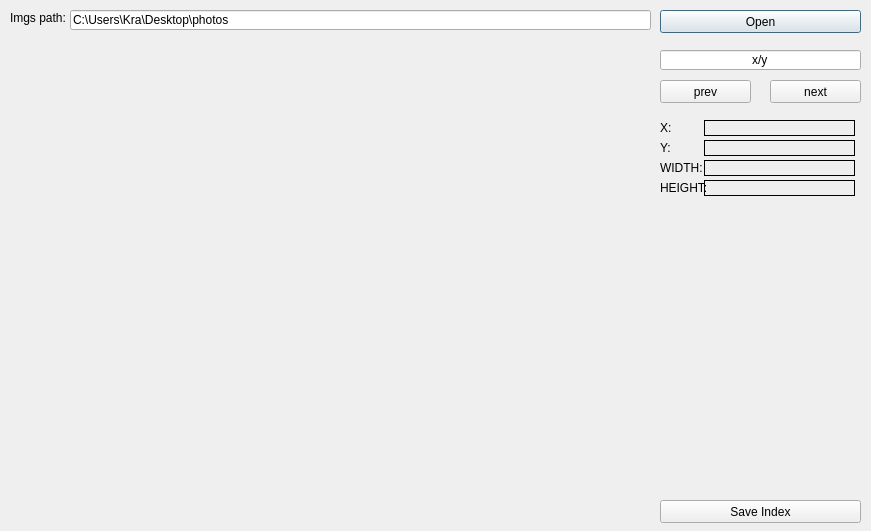
<?xml version="1.0" encoding="UTF-8"?>
<ui version="4.0">
 <class>LocatorDialog</class>
 <widget class="QDialog" name="LocatorDialog">
  <property name="enabled">
   <bool>true</bool>
  </property>
  <property name="geometry">
   <rect>
    <x>0</x>
    <y>0</y>
    <width>871</width>
    <height>531</height>
   </rect>
  </property>
  <property name="windowTitle">
   <string>Dialog</string>
  </property>
  <widget class="QScrollArea" name="scroll_Locator">
   <property name="enabled">
    <bool>true</bool>
   </property>
   <property name="geometry">
    <rect>
     <x>10</x>
     <y>40</y>
     <width>640</width>
     <height>480</height>
    </rect>
   </property>
   <property name="frameShape">
    <enum>QFrame::NoFrame</enum>
   </property>
   <property name="verticalScrollBarPolicy">
    <enum>Qt::ScrollBarAlwaysOff</enum>
   </property>
   <property name="horizontalScrollBarPolicy">
    <enum>Qt::ScrollBarAlwaysOff</enum>
   </property>
   <property name="widgetResizable">
    <bool>true</bool>
   </property>
   <widget class="QWidget" name="scrollAreaWidgetContents">
    <property name="geometry">
     <rect>
      <x>0</x>
      <y>0</y>
      <width>640</width>
      <height>480</height>
     </rect>
    </property>
   </widget>
  </widget>
  <widget class="QLabel" name="label">
   <property name="geometry">
    <rect>
     <x>10</x>
     <y>10</y>
     <width>71</width>
     <height>16</height>
    </rect>
   </property>
   <property name="text">
    <string>Imgs path:</string>
   </property>
  </widget>
  <widget class="QLineEdit" name="line_path">
   <property name="geometry">
    <rect>
     <x>70</x>
     <y>10</y>
     <width>581</width>
     <height>20</height>
    </rect>
   </property>
   <property name="text">
    <string>C:\Users\Kra\Desktop\photos</string>
   </property>
  </widget>
  <widget class="QPushButton" name="pushButton">
   <property name="geometry">
    <rect>
     <x>660</x>
     <y>10</y>
     <width>201</width>
     <height>23</height>
    </rect>
   </property>
   <property name="text">
    <string>Open</string>
   </property>
  </widget>
  <widget class="QPushButton" name="pushButton_2">
   <property name="geometry">
    <rect>
     <x>660</x>
     <y>80</y>
     <width>91</width>
     <height>23</height>
    </rect>
   </property>
   <property name="text">
    <string>prev</string>
   </property>
  </widget>
  <widget class="QPushButton" name="pushButton_3">
   <property name="enabled">
    <bool>true</bool>
   </property>
   <property name="geometry">
    <rect>
     <x>770</x>
     <y>80</y>
     <width>91</width>
     <height>23</height>
    </rect>
   </property>
   <property name="text">
    <string>next</string>
   </property>
   <property name="checkable">
    <bool>false</bool>
   </property>
  </widget>
  <widget class="QLineEdit" name="line_current">
   <property name="geometry">
    <rect>
     <x>660</x>
     <y>50</y>
     <width>201</width>
     <height>20</height>
    </rect>
   </property>
   <property name="text">
    <string>x/y</string>
   </property>
   <property name="alignment">
    <set>Qt::AlignCenter</set>
   </property>
   <property name="readOnly">
    <bool>true</bool>
   </property>
  </widget>
  <widget class="QLabel" name="label_2">
   <property name="geometry">
    <rect>
     <x>660</x>
     <y>121</y>
     <width>46</width>
     <height>13</height>
    </rect>
   </property>
   <property name="text">
    <string>X:</string>
   </property>
  </widget>
  <widget class="QLabel" name="label_3">
   <property name="geometry">
    <rect>
     <x>660</x>
     <y>141</y>
     <width>46</width>
     <height>13</height>
    </rect>
   </property>
   <property name="text">
    <string>Y:</string>
   </property>
  </widget>
  <widget class="QLabel" name="label_4">
   <property name="geometry">
    <rect>
     <x>660</x>
     <y>161</y>
     <width>46</width>
     <height>13</height>
    </rect>
   </property>
   <property name="text">
    <string>WIDTH:</string>
   </property>
  </widget>
  <widget class="QLabel" name="label_5">
   <property name="geometry">
    <rect>
     <x>660</x>
     <y>181</y>
     <width>46</width>
     <height>13</height>
    </rect>
   </property>
   <property name="text">
    <string>HEIGHT:</string>
   </property>
  </widget>
  <widget class="QLabel" name="label_x">
   <property name="geometry">
    <rect>
     <x>704</x>
     <y>120</y>
     <width>151</width>
     <height>16</height>
    </rect>
   </property>
   <property name="frameShape">
    <enum>QFrame::Box</enum>
   </property>
   <property name="text">
    <string/>
   </property>
  </widget>
  <widget class="QLabel" name="label_y">
   <property name="geometry">
    <rect>
     <x>704</x>
     <y>140</y>
     <width>151</width>
     <height>16</height>
    </rect>
   </property>
   <property name="frameShape">
    <enum>QFrame::Box</enum>
   </property>
   <property name="text">
    <string/>
   </property>
  </widget>
  <widget class="QLabel" name="label_width">
   <property name="geometry">
    <rect>
     <x>704</x>
     <y>160</y>
     <width>151</width>
     <height>16</height>
    </rect>
   </property>
   <property name="frameShape">
    <enum>QFrame::Box</enum>
   </property>
   <property name="text">
    <string/>
   </property>
  </widget>
  <widget class="QLabel" name="label_height">
   <property name="geometry">
    <rect>
     <x>704</x>
     <y>180</y>
     <width>151</width>
     <height>16</height>
    </rect>
   </property>
   <property name="frameShape">
    <enum>QFrame::Box</enum>
   </property>
   <property name="text">
    <string/>
   </property>
  </widget>
  <widget class="QPushButton" name="pushButton_5">
   <property name="geometry">
    <rect>
     <x>660</x>
     <y>500</y>
     <width>201</width>
     <height>23</height>
    </rect>
   </property>
   <property name="text">
    <string>Save Index</string>
   </property>
  </widget>
 </widget>
 <resources/>
 <connections/>
</ui>
